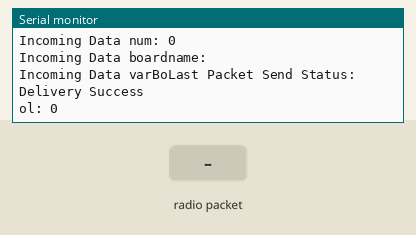
This sketch was run on a simulated ESP32. Shown: the last lines printed to the serial monitor. The test bench sets the inputs (shaded band). A WiFi scan finds three made-up networks.

Above: at 3.2 s.
3.3 s: radio packet "KingOven" arrives
At 4.8 s:
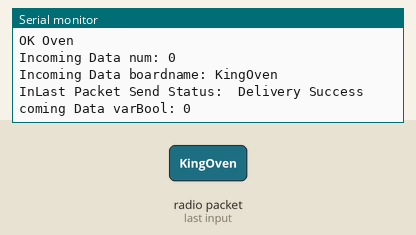
5.5 s: radio packet "1" arrives
At 6.9 s:
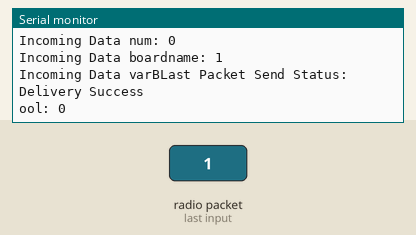

Measured:
- after the input at 3.3 s, the serial monitor: prints a new line after 0.72 s (image 1)
- after the input at 5.5 s, the serial monitor: prints a new line after 0.53 s (image 2)

The sketch:

ESPNOW_2WAYS.ino
```cpp
#include "ESPNow2Ways.h"

ESPNOW _ESPNow;

ESPNOW::DuLieuTruyenNhan_t DuLieuGuiDi;
String SSID = "IoTVision_2.4GHz";

void setup() {
  Serial.begin(115200);
  _ESPNow.setupWiFiChannel("IoTVision_2.4GHz");
  _ESPNow.KhoiTaoESPNow();

  strcpy(DuLieuGuiDi.boardName, "KingIncu");
  DuLieuGuiDi.varBool = true;
}

void loop() {
  Serial.print("Channel: ");
  Serial.println(_ESPNow.channel);

  _ESPNow.GuiDuLieuQuaESPNow(DuLieuGuiDi);

  if (strcmp(_ESPNow.DuLieuNhanDuoc.boardName, "KingOven") == 0) {
    Serial.println("OK Oven");
    DuLieuGuiDi.numInt = 13;
  }

  Serial.print("Incoming Data num: ");
  Serial.println(_ESPNow.DuLieuNhanDuoc.numInt);
  Serial.print("Incoming Data boardname: ");
  Serial.println(_ESPNow.DuLieuNhanDuoc.boardName);
  Serial.print("Incoming Data varBool: ");
  Serial.println(_ESPNow.DuLieuNhanDuoc.varBool);

  delay(1000);
}
```

ESPNow2Ways.cpp
```cpp
#include "ESPNOW2Ways.h"

uint8_t broadcastAddress[6] = { 0xFF, 0xFF, 0xFF, 0xFF, 0xFF, 0xFF };
esp_now_peer_info_t peerInfo;

ESPNOW::DuLieuTruyenNhan_t ESPNOW::DuLieuNhanDuoc;
String ESPNOW::WIFI_SSID;

int32_t getWiFiChannel(const char *ssid) {
  if (int32_t n = WiFi.scanNetworks()) {
    for (uint8_t i = 0; i < n; i++) {
      if (!strcmp(ssid, WiFi.SSID(i).c_str())) {
        return WiFi.channel(i);
      }
    }
  }
  return 0;
}

void ESPNOW::setupWiFiChannel(String _ssid) {
  ESPNOW::WIFI_SSID = _ssid;
}

void ESPNOW::OnDataSent(const uint8_t *mac_addr, esp_now_send_status_t status) {
  Serial.print("Last Packet Send Status:\t");
  Serial.println(status == ESP_NOW_SEND_SUCCESS ? "Delivery Success" : "Delivery Fail");
}

void ESPNOW::OnDataRecv(const uint8_t *mac, const uint8_t *incomingData, int len) {
  memcpy(&DuLieuNhanDuoc, incomingData, sizeof(DuLieuNhanDuoc));

  // Serial.print("Incoming Data num: ");
  // Serial.println(DuLieuNhanDuoc.numInt);
}

void ESPNOW::KhoiTaoESPNow() {
  Serial.begin(115200);

  WiFi.mode(WIFI_STA);

  channel = getWiFiChannel(WIFI_SSID.c_str());

  WiFi.printDiag(Serial);  // Uncomment to verify channel number before
  esp_wifi_set_promiscuous(true);
  esp_wifi_set_channel(channel, WIFI_SECOND_CHAN_NONE);
  esp_wifi_set_promiscuous(false);
  WiFi.printDiag(Serial);  // Uncomment to verify channel change after

  if (esp_now_init() != ESP_OK) {
    Serial.println("Error initializing ESP-NOW");
  }

  esp_now_register_send_cb(ESPNOW::OnDataSent);
  esp_now_register_recv_cb(ESPNOW::OnDataRecv);

  memcpy(peerInfo.peer_addr, broadcastAddress, 6);
  peerInfo.channel = 0;
  peerInfo.encrypt = false;

  if (esp_now_add_peer(&peerInfo) != ESP_OK) {
    Serial.println("Failed to add peer");
  }
}

void ESPNOW::GuiDuLieuQuaESPNow(const DuLieuTruyenNhan_t &myData) {
  esp_err_t result = esp_now_send(broadcastAddress, (uint8_t *)&myData, sizeof(myData));

  if (result == ESP_OK) {
    Serial.println("Send data successful !");
  } else if (result == ESP_ERR_ESPNOW_NOT_INIT) {
    Serial.println("ESPNOW not Init.");
  } else if (result == ESP_ERR_ESPNOW_ARG) {
    Serial.println("Invalid Argument");
  } else if (result == ESP_ERR_ESPNOW_INTERNAL) {
    Serial.println("Internal Error");
  } else if (result == ESP_ERR_ESPNOW_NO_MEM) {
    Serial.println("ESP_ERR_ESPNOW_NO_MEM");
  } else if (result == ESP_ERR_ESPNOW_NOT_FOUND) {
    Serial.println("Peer not found.");
  } else {
    Serial.println("Unknown error");
  }
}
```

ESPNow2Ways.h
```cpp
#ifndef ESPNOW_2WAYS_H
#define ESPNOW_2WAYS_H

#include <esp_now.h>
#include <esp_wifi.h>
#include <String>
#include <WiFi.h>

class ESPNOW {
public:
  typedef struct struct_message {
    char boardName[32];
    int numInt;
    float numFloat;
    bool varBool;
  } DuLieuTruyenNhan_t;
  static DuLieuTruyenNhan_t DuLieuNhanDuoc;

  static String WIFI_SSID;
  int32_t channel;

  void KhoiTaoESPNow();
  void setupWiFiChannel(String _ssid);
  void GuiDuLieuQuaESPNow(const DuLieuTruyenNhan_t &myData);

private:
  static void OnDataSent(const uint8_t *mac_addr, esp_now_send_status_t status);
  static void OnDataRecv(const uint8_t *mac, const uint8_t *incomingData, int len);

};

#endif
```
